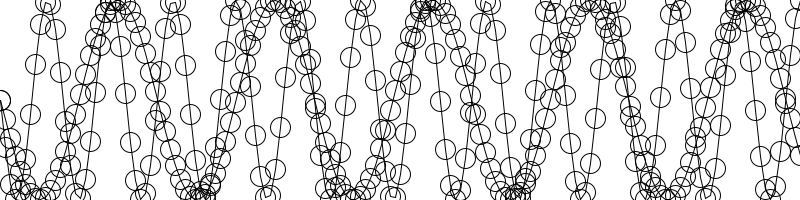
Frame 1 (no input)
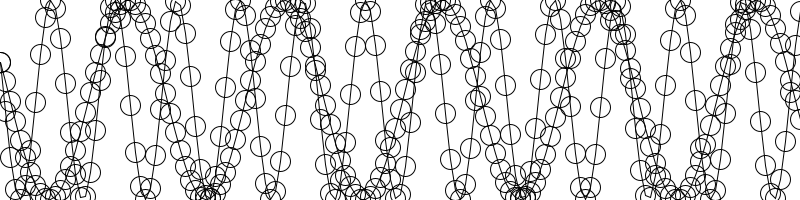
Frame 60 (the mouse pressed at the canvas centre just before this capture)
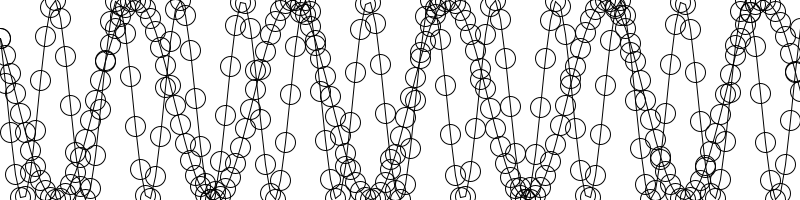
Frame 120 (the mouse held since frame 60 and released just before this capture)

The Processing sketch that drew these frames (run headless with seeded random() and noise(); from frame 60 on, the mouse is pressed at the canvas centre):

// Processing sketch: sketch_025_wave
// ── sketch_025_wave.pde
float startAngle = 0;
void setup(){
  size(800, 200);
  smooth();
}
void draw(){
  
  background(255);
  stroke(0);
  noFill();
  
  drawWave(0.2);
  drawWave(0.5);
  
  startAngle += 0.1;
}

void drawWave(float angleVel){
  float angle = startAngle;
  beginShape();
  for(int x = 0; x <= width; x += 5){
    float y = map(sin(angle), -1, 1, 0, height);
    vertex(x,y);
    ellipse(x, y, 20, 20);
    angle += angleVel;
  }
  endShape(); 
}
